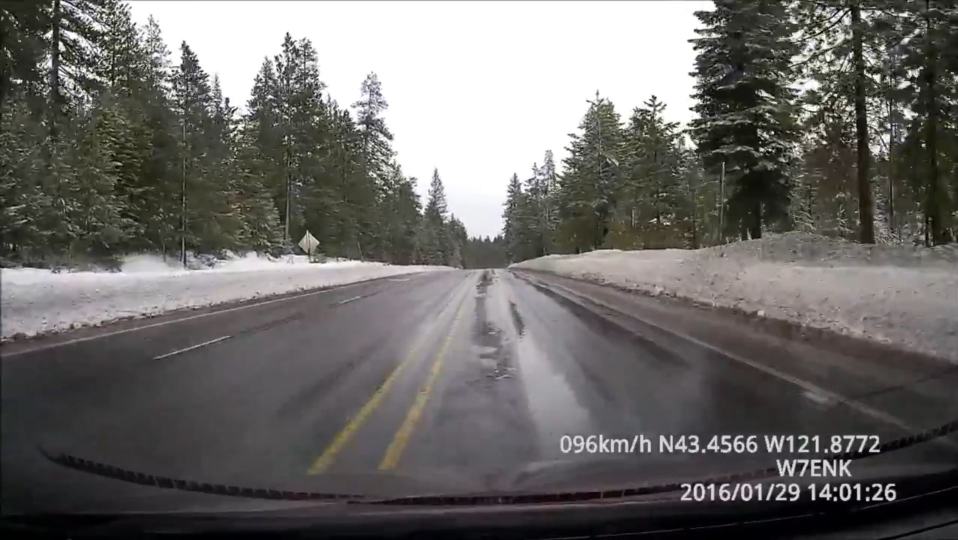
#> input picture image_processing/demo.JPG, 1915 x 1080 px, found by its file name (shown at 1/2 size)
$ python SP_H.py
#> lines starting #> are read from the running program, lines starting #| are printed output that depends on the picture; long printed decimals are rounded
import cv2
import time,os
import numpy as np
from matplotlib import pyplot as plt

from mpl_toolkits.mplot3d import Axes3D
from matplotlib import cm
from matplotlib import colors

frame=cv2.imread("demo.jpg")
#> frame is the input picture: shape (1080, 1915, 3); mean B, G, R 103.8, 106, 108
frame_hsv=cv2.cvtColor(frame,cv2.COLOR_BGR2HSV)
#> frame_hsv: shape (1080, 1915, 3); mean H, S, V 70.4, 28.7, 108.9

h,s,v=cv2.split(frame_hsv)
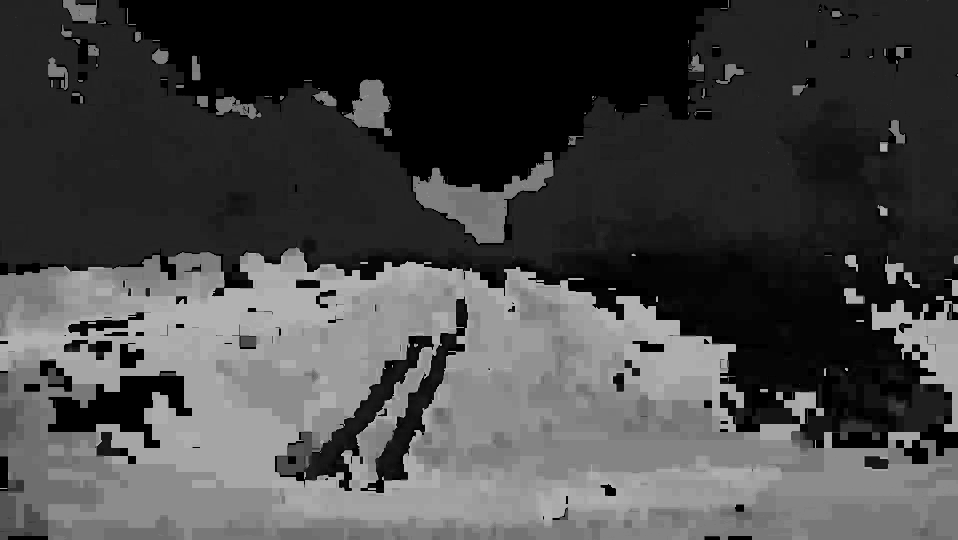
#> h: shape (1080, 1915) (shown at 1/2 size); min 0, max 178, mean 70.4
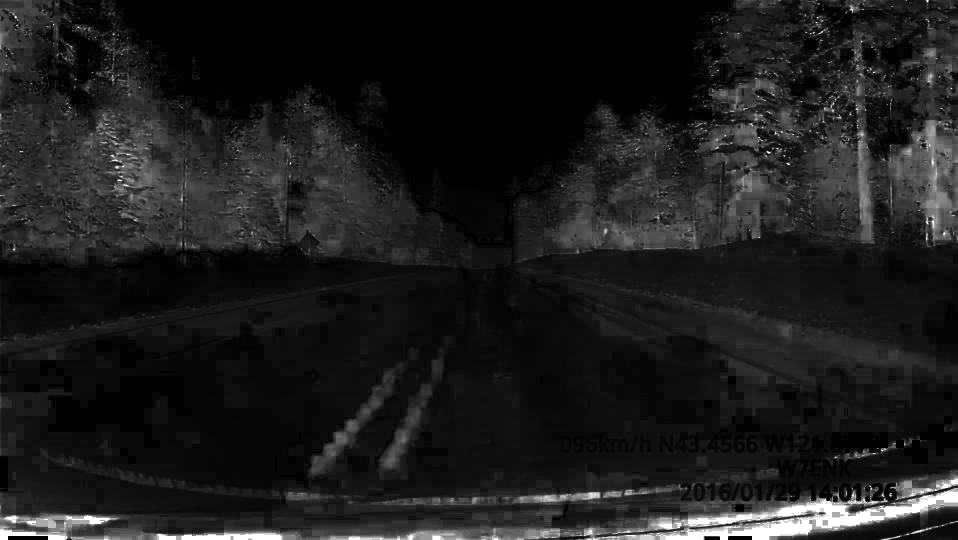
#> s: shape (1080, 1915) (shown at 1/2 size); min 0, max 255, mean 28.7

height,width = frame.shape[:2]
#> height = 1080; width = 1915
mask=np.full_like(frame,255)
mask[:520,:]=0
mask=mask[:,:,2]

frame_hsv = cv2.bitwise_and(frame_hsv,frame_hsv,mask=mask)
#> frame_hsv: shape (1080, 1915, 3); mean H, S, V 57.6, 14.2, 47

print("The mean of hue = ",np.mean(h))
#| The mean of hue =  70.432
print("The SD of hue = ",np.std(h))
#| The SD of hue =  64.137

hist_h=cv2.calcHist([frame_hsv],[0],None,[179],[3,179])
#> hist_h = 179 values, max 101710 at index 139, min 0 at index 1, mean 5606.3
hist_s=cv2.calcHist([frame_hsv],[1],None,[255],[3,255])
#> hist_s = 255 values, max 53052 at index 10, min 0 at index 85, mean 3947.8
hist_v=cv2.calcHist([frame_hsv],[2],None,[255],[3,255])
#> hist_v = 255 values, max 11638 at index 46, min 0 at index 85, mean 4167.7

print("Frame shape of the entire image =" ,frame.shape)
#| Frame shape of the entire image = (1080, 1915, 3)

print("Frame shape of red channel =" ,frame[:,:,2].shape)
#| Frame shape of red channel = (1080, 1915)


#HSV histogram

f1=plt.figure(1)
plt.plot(hist_h)
plt.plot(np.mean(frame_hsv[0]),"g",label="Mean")
plt.plot(np.std(frame_hsv[0]),"r",label="SD")
plt.grid(True)
plt.legend(title="Legend")
plt.title("HSV colour space HUE channel")
# plt.show()

f2=plt.figure(2)
plt.plot(hist_s)
plt.grid(True)
plt.title("HSV colour space SAT channel")
# plt.show()

f3=plt.figure(3)
plt.plot(hist_v)
plt.grid(True)
plt.title("HSV colour space VAL channel")

f4=plt.figure(4)
plt.imshow(frame_hsv)


plt.show()
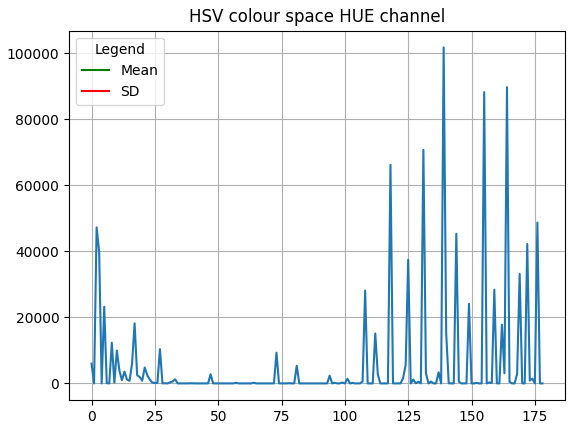
#> figure drawn by matplotlib, 1 panel; curve peaks at x = 139, y = 101710
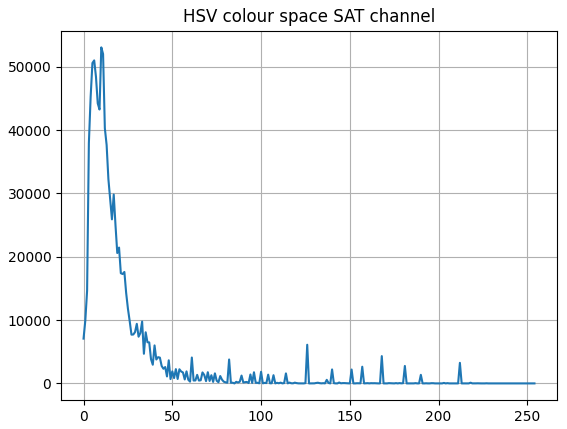
#> figure drawn by matplotlib, 1 panel; curve peaks at x = 10, y = 53052
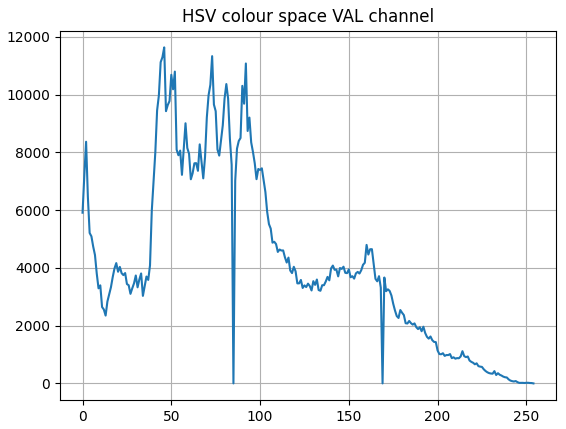
#> figure drawn by matplotlib, 1 panel; curve peaks at x = 46, y = 11638


#histogram range(203-205) 207936

# frame_cvt=cv2.cvtColor(frame,cv2.COLOR_BGR2HSV)
# # frame_cvt = cv2.blur(frame_cvt,(7,7))

# #HSV histogram equalazation

# h,s,v=cv2.split(frame_cvt)
# h1 = cv2.blur(h,(5,5))
# # h=cv2.equalizeHist(h)
# # s=cv2.equalizeHist(s)
# # v=cv2.equalizeHist(v)
# frame_cvt=cv2.merge((h,s,v))
# frame_cvt = cv2.bitwise_and(frame_cvt,frame_cvt,mask=mask) #To mask the sky
# cv2.imshow("frame_cvt",frame_cvt)


cv2.imshow("frame_hsv",frame_hsv)
cv2.imshow("frame",frame)
cv2.waitKey()
